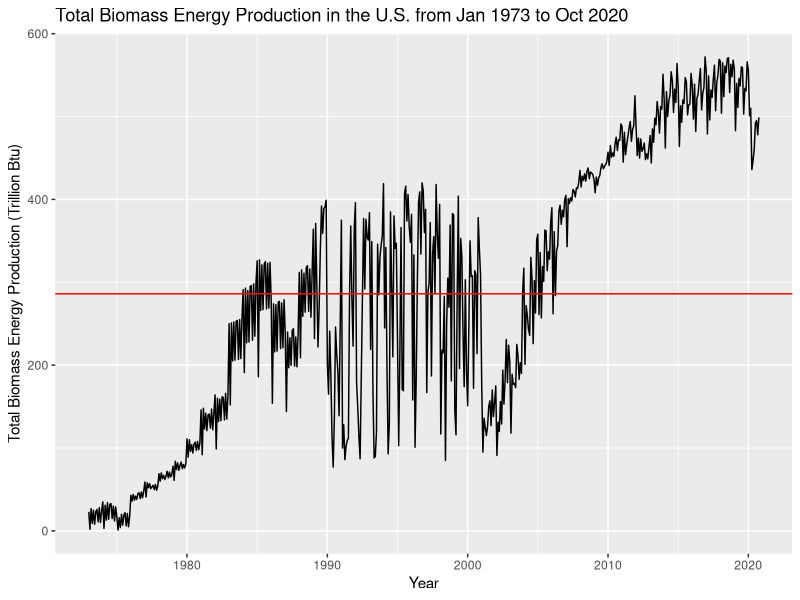
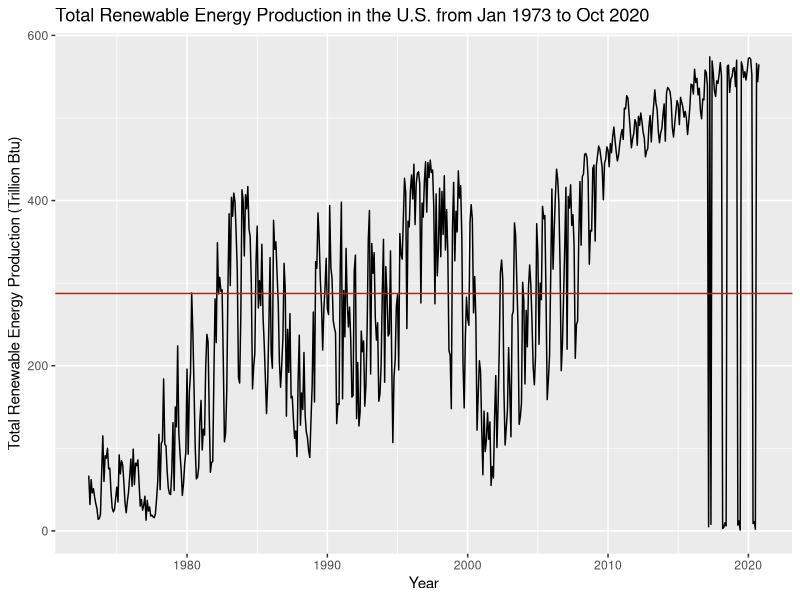
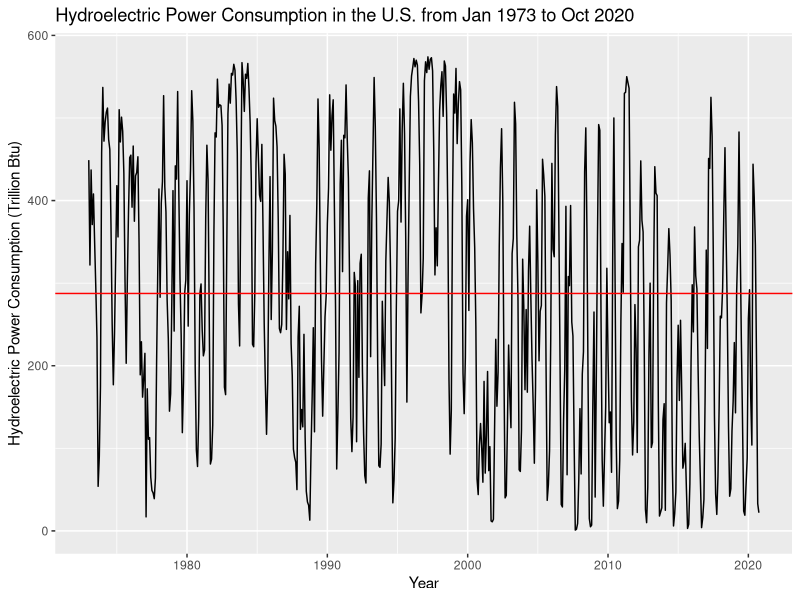
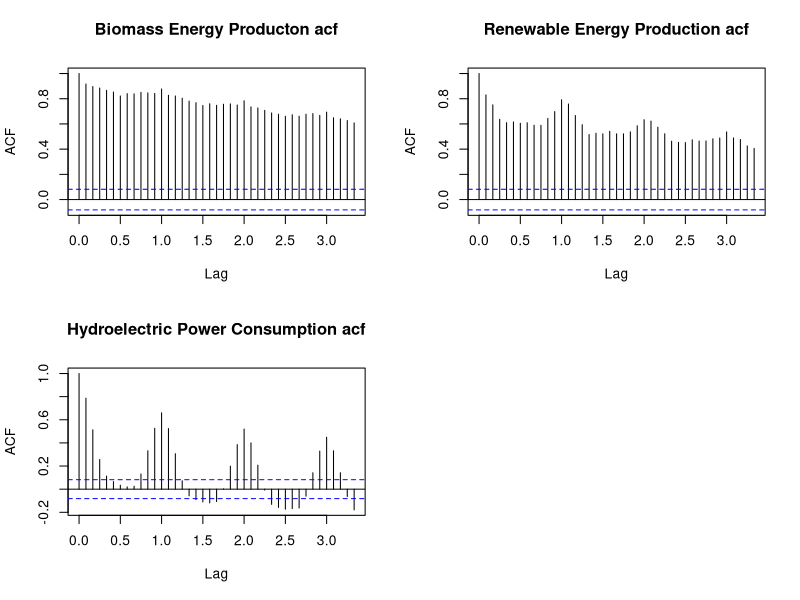
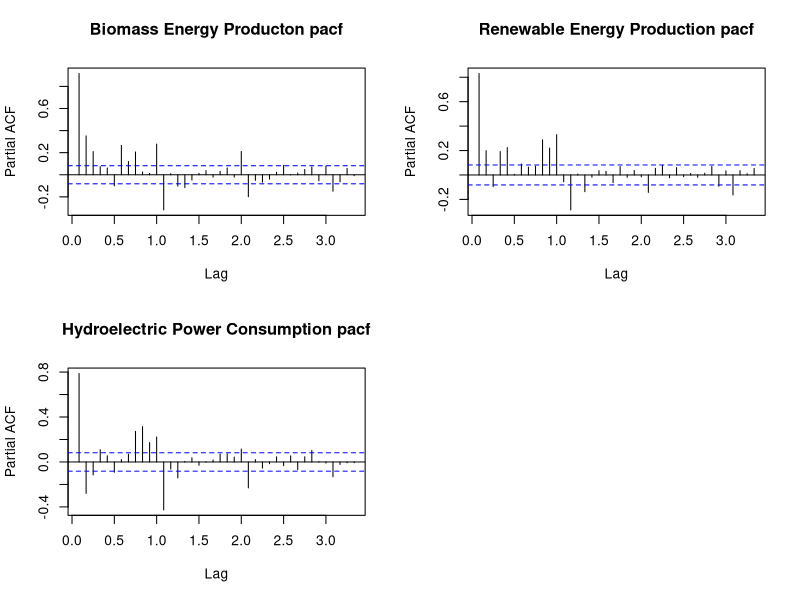

Here is the R script that generated these plots, in order:
## ---- chunk 1
#Load/install required package here
library(readxl)
library(forecast)
library(tseries)
library(dplyr)
library(ggplot2)
## ---- chunk 2
#Importing data set
Data <- read_excel(path = "Table_10.1_Renewable_Energy_Production_and_Consumption_by_Source.xlsx", 
                   sheet = "Monthly Data",
                   skip = 9, col_names = TRUE)
Data <- Data[2:nrow(Data),]
  

## ---- chunk 3
Data <- Data %>% 
  select("Total Biomass Energy Production", 
         "Total Renewable Energy Production", 
         "Hydroelectric Power Consumption")
head(Data)
## ---- chunk 4
ts_data <- ts(data = Data, start = c(1973,1), end = c(2020,10),frequency = 12)
## ---- chunk 5
# The mean for these three series
col_mean <- apply(ts_data, 2, mean)
col_mean

# The standard deviation for these three series
col_sd <- apply(ts_data,2, sd)
col_sd
## ---- chunk 6
col_names <- colnames(ts_data)
p <- 1 # plot 1
autoplot(object = ts_data[,p],
         xlab = "Year",
         ylab = paste0(col_names[p], " (Trillion Btu)"),
         main = paste0(col_names[p]," in the U.S. from Jan 1973 to Oct 2020 ")) +
  geom_abline(intercept = col_mean[p], slope = 0, color = "red")
## ---- chunk 7
p <- 2 # plot 2
autoplot(object = ts_data[,p],
         xlab = "Year",
         ylab = paste0(col_names[p], " (Trillion Btu)"),
         main = paste0(col_names[p]," in the U.S. from Jan 1973 to Oct 2020 ")) +
  geom_abline(intercept = col_mean[p], slope = 0, color = "red")
## ---- chunk 8
p <- 3 # plot 3
autoplot(object = ts_data[,p],
         xlab = "Year",
         ylab = paste0(col_names[p], " (Trillion Btu)"),
         main = paste0(col_names[p]," in the U.S. from Jan 1973 to Oct 2020 ")) +
  geom_abline(intercept = col_mean[p], slope = 0, color = "red")
## ---- chunk 9
# Correlation between Total Biomass Energy Production 
# and Total Renewable Energy Production
round(cor(ts_data[,1], ts_data[,2]),4)
## ---- chunk 10
# Correlation between Total Biomass Energy Production 
# and Hydroelectric Power Consumption
round(cor(ts_data[,1], ts_data[,3]),4)

## ---- chunk 11
# Correlation between Renewable Energy Production
# and Hydroelectric Power Consumption
round(cor(ts_data[,2], ts_data[,3]),4)

## ---- chunk 12
par(mfrow = c(2,2))
# Autocorrelation function for Total Biomass Energy Production
autocorr_1 <- acf(x = ts_data[,1], lag.max = 40, 
                  type = "correlation", plot = FALSE)
plot(autocorr_1,main = paste0("Biomass Energy Producton acf"))

# Autocorrelation function for Total Renewable Energy Production
autocorr_2 <- acf(x = ts_data[,2], lag.max = 40, 
                  type = "correlation", plot = FALSE)
plot(autocorr_2,main = paste0("Renewable Energy Production acf"))

# Autocorrelation function for Hydroelectric Power Consumption
autocorr_3 <- acf(x = ts_data[,3], lag.max = 40, 
                  type = "correlation", plot = FALSE)
plot(autocorr_3,main = paste0(col_names[3], " acf"))

## ---- chunk 13
par(mfrow = c(2,2))
# Autocorrelation function for Total Biomass Energy Production
autocorr_1 <- acf(x = ts_data[,1], lag.max = 40, 
                  type = "partial", plot = FALSE)
plot(autocorr_1,main = paste0("Biomass Energy Producton pacf"))

# Autocorrelation function for Total Renewable Energy Production
autocorr_2 <- acf(x = ts_data[,2], lag.max = 40, 
                  type = "partial", plot = FALSE)
plot(autocorr_2,main = paste0("Renewable Energy Production pacf"))

# Autocorrelation function for Hydroelectric Power Consumption
autocorr_3 <- acf(x = ts_data[,3], lag.max = 40, 
                  type = "partial", plot = FALSE)
plot(autocorr_3,main = paste0(col_names[3], " pacf"))

